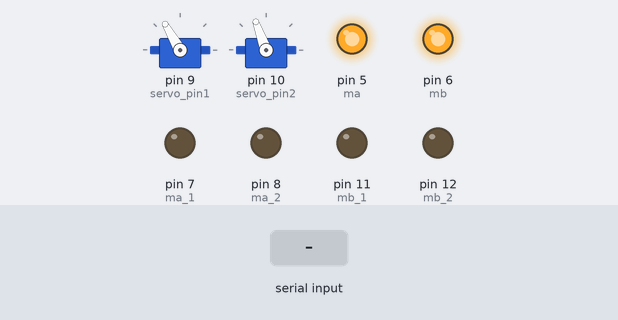
Recording of a sketch running on a simulated Arduino Uno, built with avr-gcc and run on an emulated ATmega328P. Shown: 2 × servo, output pins drawn as LEDs (lit = HIGH). The test bench sets the inputs (shaded band). What the sketch prints to the serial monitor is not drawn.

Above: at 1.2 s.
1.3 s: byte 0 (0x00) received over Serial
At 3.1 s:
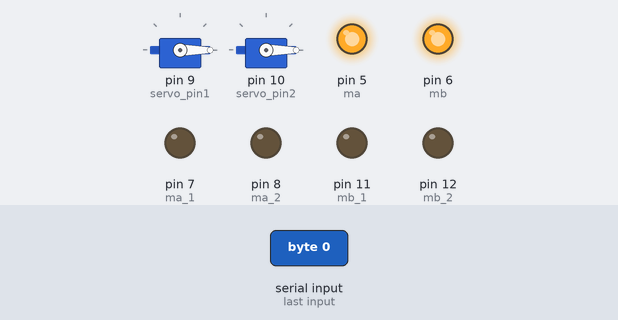
Timing chart, 0 to 4.6 s (numbered marks = the images above; inputs shaded):
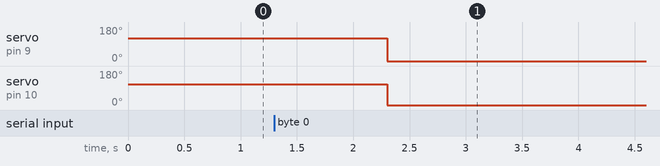

Measured:
- after the input at 1.3 s, servo on pin 9 (servo_pin1): 120° → 0° after 1.0 s; servo on pin 10 (servo_pin2): 110° → 0° after 1.0 s

The sketch:

pi_car.ino
```cpp
#define servo_pin1 9
#define servo_pin2 10
#include <Servo.h>
#define ma 5
#define mb 6
#define ma_1 7
#define ma_2 8
#define mb_1 11
#define mb_2 12

unsigned char buf[10];
unsigned char buf_sens[10];
int curr;
int servo_angle1;
int servo_angle2;
Servo servo1;
Servo servo2;

void setup(){
    pinMode(ma,OUTPUT);
    pinMode(ma_1,OUTPUT);
    pinMode(ma_2,OUTPUT);
    pinMode(mb,OUTPUT);
    pinMode(mb_1,OUTPUT);
    pinMode(mb_2,OUTPUT);
    digitalWrite(ma,HIGH);
    digitalWrite(mb,HIGH);
    buf[0] =2;
    buf[1] =2;
    servo_angle1 = 120;
    servo_angle2 = 110;
    servo1.attach(servo_pin1);
    servo2.attach(servo_pin2);

    curr = millis();
    Serial.begin(57600);
}
void update_buf(){
    if (Serial.available()>0){
        char a =Serial.read();
        if (a==0x00){
            Serial.readBytes(buf,4);
            servo_angle1=(buf[2]-1);
            servo_angle2=(buf[3]-1);
            servo_angle1 = max(0,min(servo_angle1,180));
            servo_angle2 = max(0,min(servo_angle2,180));
        }
    }
}
void update_sens(){
    buf_sens[0] =buf[0];
    buf_sens[1] = buf[1];
    buf_sens[2] =servo_angle1;
    buf_sens[3] = servo_angle2;
    buf_sens[4] = 100;
}
void update_motor(){
    if (buf_sens[0]==2){
        digitalWrite(ma_1,0);
        digitalWrite(ma_2,0);
    }
    else if (buf_sens[0]>2){
        digitalWrite(ma_1,0);
        digitalWrite(ma_2,1);
    }
    else{
        digitalWrite(ma_1,1);
        digitalWrite(ma_2,0);
    }
    if (buf_sens[1]==2){
        digitalWrite(mb_1,0);
        digitalWrite(mb_2,0);
    }
    else if (buf_sens[1]>2){
        digitalWrite(mb_1,1);
        digitalWrite(mb_2,0);
    }
    else{
        digitalWrite(mb_1,0);
        digitalWrite(mb_2,1);
    }
}
void loop(){
    analogWrite(ma,255);
    analogWrite(mb,255);
    update_buf();
    update_sens();

    servo1.write(servo_angle1);
    servo2.write(servo_angle2);
    update_motor();

    if ((millis()-curr)>16) {
        curr =millis();
        Serial.write(0x00);
        Serial.write(buf_sens,5);
    }

}
```
